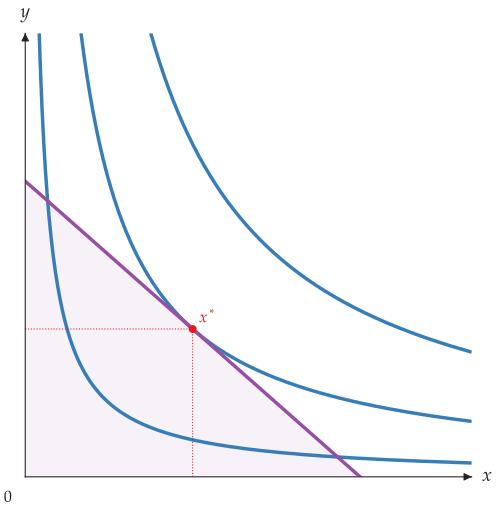

Write the Python code that produced this figure.
from dataclasses import replace

from utility_viz import Canvas, levels, solve, themes
from utility_viz.models import CobbDouglas

model = CobbDouglas(alpha=0.5, beta=0.5)
eq = solve(model, px=2.0, py=3.0, income=30.0)

# theme colours with manual line weights
theme = replace(
    themes.default,
    background_color="#ffffff",
    ic_linewidth=2.6,
    budget_linewidth=2.6,
    eq_markersize=5.0,
)

cvs = Canvas(x_max=20, y_max=15, x_label="$x$", y_label="$y$", theme=theme)
cvs.add_utility(model, levels=levels.around(eq.utility, n=3))
cvs.add_budget(2.0, 3.0, 30.0, fill=True)
cvs.add_equilibrium(eq)
cvs.save("theme_default.png")
